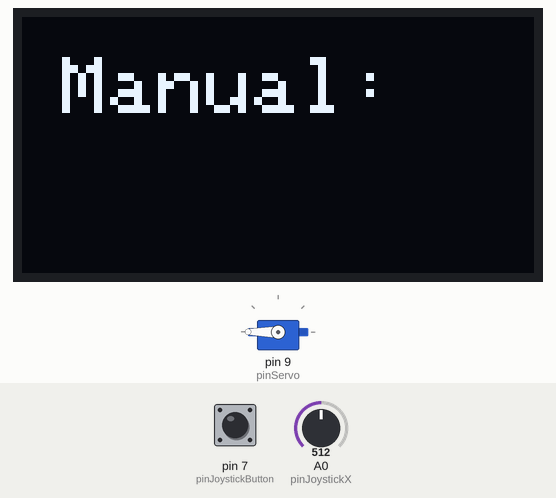
Recording of a sketch running on a simulated Arduino Uno, built with avr-gcc and run on an emulated ATmega328P. Shown: 128×64 one-colour display, servo. The inputs (shaded band) are chosen by the test bench; at power-on: pin 7 (pinJoystickButton) HIGH, A0 (pinJoystickX) = 512.

Above: at 1.2 s.
1.3 s: pin 7 (pinJoystickButton) pulled LOW for 1 s
At 3.6 s:
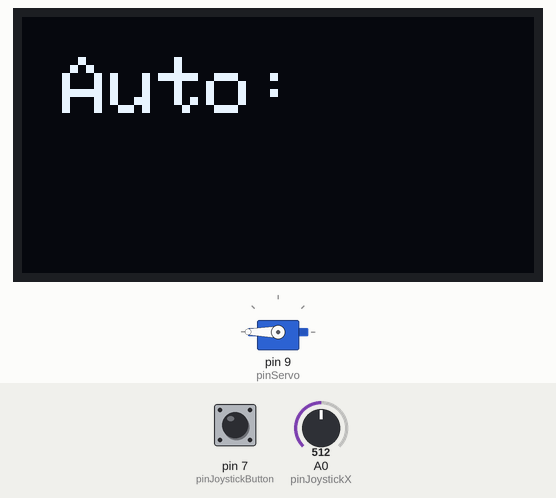
3.9 s: pin 7 (pinJoystickButton) pulled LOW for 0.15 s
At 4.7 s:
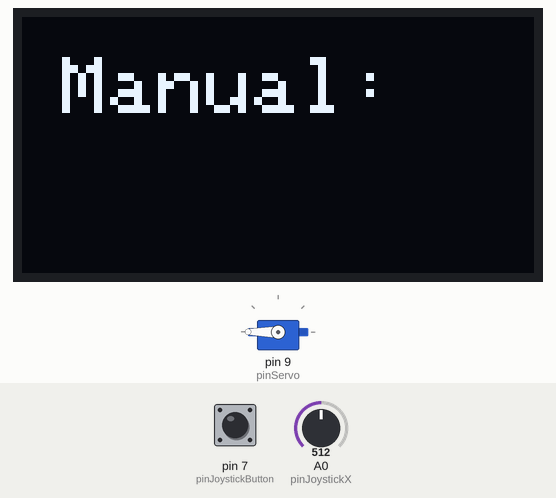
5.6 s: A0 (pinJoystickX) set to 716
At 6.1 s:
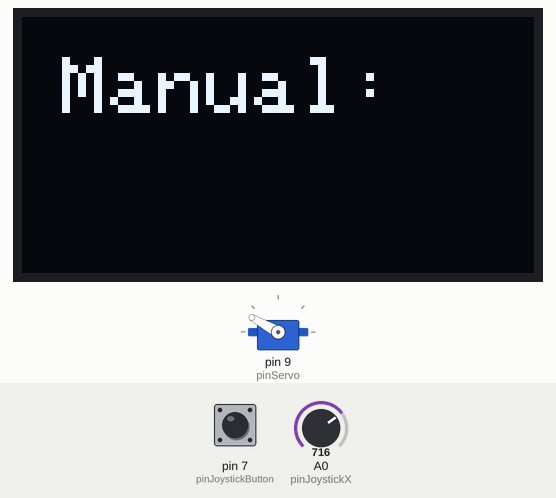
7.1 s: A0 (pinJoystickX) set to 900
At 8.3 s:
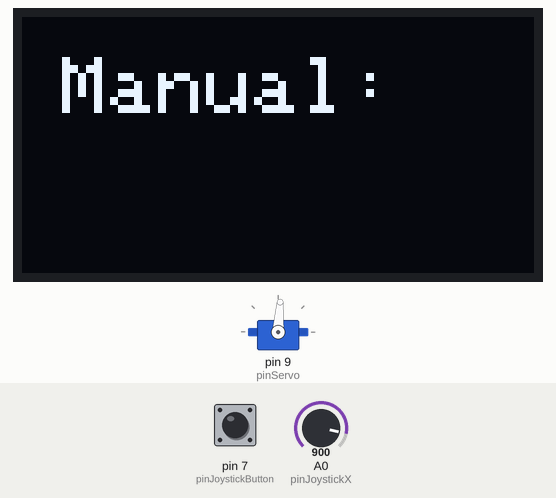
8.6 s: pin 7 (pinJoystickButton) pulled LOW for 0.15 s
At 10.6 s:
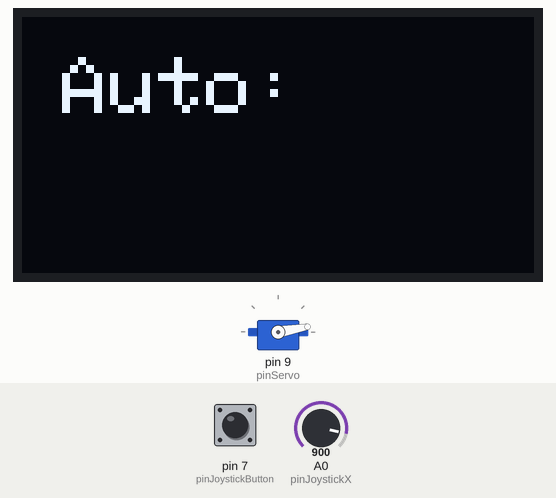
11.7 s: pin 7 (pinJoystickButton) pulled LOW for 3.2 s
At 15.9 s:
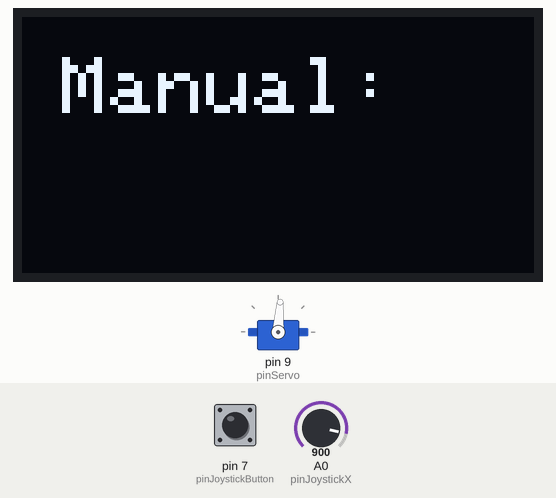
Timing chart, 0 to 17.4 s (numbered marks = the images above; inputs shaded):
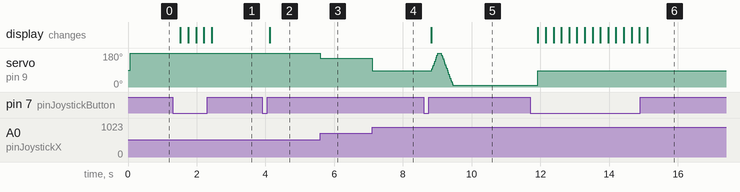

The sketch:

validator_arm_automatic.ino
```cpp
#include <Servo.h>
#include <Adafruit_GFX.h>
#include <Adafruit_SSD1306.h>

// Configuración de la pantalla OLED
#define SCREEN_WIDTH 128
#define SCREEN_HEIGHT 64
#define OLED_RESET    -1
Adafruit_SSD1306 display(SCREEN_WIDTH, SCREEN_HEIGHT, &Wire, OLED_RESET);

// Configuración del joystick
const int pinJoystickX = A0;  // Eje X del joystick
const int pinJoystickButton = 7;  // Botón del joystick

// Configuración del servo
Servo servoMotor;
const int pinServo = 9;

// Variables de control
bool modoAutomatico = false;
int anguloServo = 90;  // Posición inicial del servo en 90 grados

// Variables para el modo automático
int direccion = 1;  // 1 para girar hacia la derecha, -1 para girar hacia la izquierda
unsigned long tiempoAnterior = 0;
const int INTERVALO_AUTOMATICO = 2; // Tiempo en milisegundos para cada paso en automático


unsigned long tiempoActual = 0;

const int DURACION_PAUSA = 3000; // Tiempo en milisegundos para cada paso en automático
unsigned long startPause = 0;
unsigned long timepoPausa = 0;

int valorJoystickX = 0;

void mostrarModo() {
  display.clearDisplay();
  display.setTextSize(2);
  display.setTextColor(SSD1306_WHITE);
  display.setCursor(10, 10);
  if (modoAutomatico) {
    display.print("Auto:");
  } else {
    display.print("Manual:");
  }
  /*display.setCursor(10, 30);
  display.print(anguloServo);
  display.print(":");
  display.print(valorJoystickX);*/
  display.display();
}

void setup() {
  // Inicializar pantalla OLED
  if (!display.begin(SSD1306_SWITCHCAPVCC, 0x3C)) {
    Serial.println(F("Error al inicializar pantalla OLED"));
    for(;;);
  }
  display.clearDisplay();

  // Inicializar el servo
  servoMotor.attach(pinServo);
  servoMotor.write(anguloServo);  // Posicionar servo en el centro (90 grados)

  // Configurar el pin del botón del joystick
  pinMode(pinJoystickButton, INPUT_PULLUP);

  // Mostrar el modo inicial en la pantalla
  mostrarModo();
}

void loop() {
  // Leer el estado del botón del joystick
  if (digitalRead(pinJoystickButton) == LOW) {
    delay(200);  // Anti-rebote
    modoAutomatico = !modoAutomatico;  // Cambiar entre modo manual y automático
    mostrarModo();  // Actualizar la pantalla OLED
  }

  if (modoAutomatico) {
    tiempoActual = millis();
    if (tiempoActual - tiempoAnterior >= INTERVALO_AUTOMATICO && startPause == 0) {
      tiempoAnterior = tiempoActual;

      // Actualizar el ángulo del servo
      anguloServo += direccion;
      if (anguloServo >= 200 || anguloServo <= 10) {
        if(anguloServo <= 10)
          startPause = millis();
        direccion = -direccion;  // Cambiar la dirección del movimiento
      }
      servoMotor.write(anguloServo);
    }
    else
    {
      timepoPausa = millis();
      if (timepoPausa - startPause >= DURACION_PAUSA) {
        startPause = 0;
        timepoPausa = 0;
      }
    }
  }
  else
  {
     valorJoystickX = (analogRead(pinJoystickX) * -1) + 590;

    if(valorJoystickX < 0)
      valorJoystickX*=2;
    if(valorJoystickX < -800)
      valorJoystickX = -800;
    // Mapear el valor del joystick (0 a 1023) a un ángulo del servo (0 a 180)
    int nuevoAngulo = map(valorJoystickX, 0, 1023, 0, 180);
    nuevoAngulo += 195;

    // Solo actualizar el ángulo si es diferente al actual, para evitar sobreescritura constante
    if (nuevoAngulo != anguloServo) {
      anguloServo = nuevoAngulo;    // Actualizar el ángulo actual del servo
      servoMotor.write(anguloServo);
    }
  }
  //mostrarModo();
}
```

Measured:
- after the input at 1.3 s, the display: changes after 0.23 s (image 1)
- after the input at 3.9 s, the display: changes after 0.23 s (image 2)
- after the input at 5.6 s, servo on pin 9 (pinServo): 180° → 151° at once
- after the input at 7.1 s, servo on pin 9 (pinServo): 151° → 86° at once
- after the input at 8.6 s, servo on pin 9 (pinServo): rises from 86° to 180° in 0.17 s, then falls to 10° in 0.43 s; the display: changes after 0.23 s (image 5)
- after the input at 11.7 s, the display: changes after 0.23 s (image 6)
